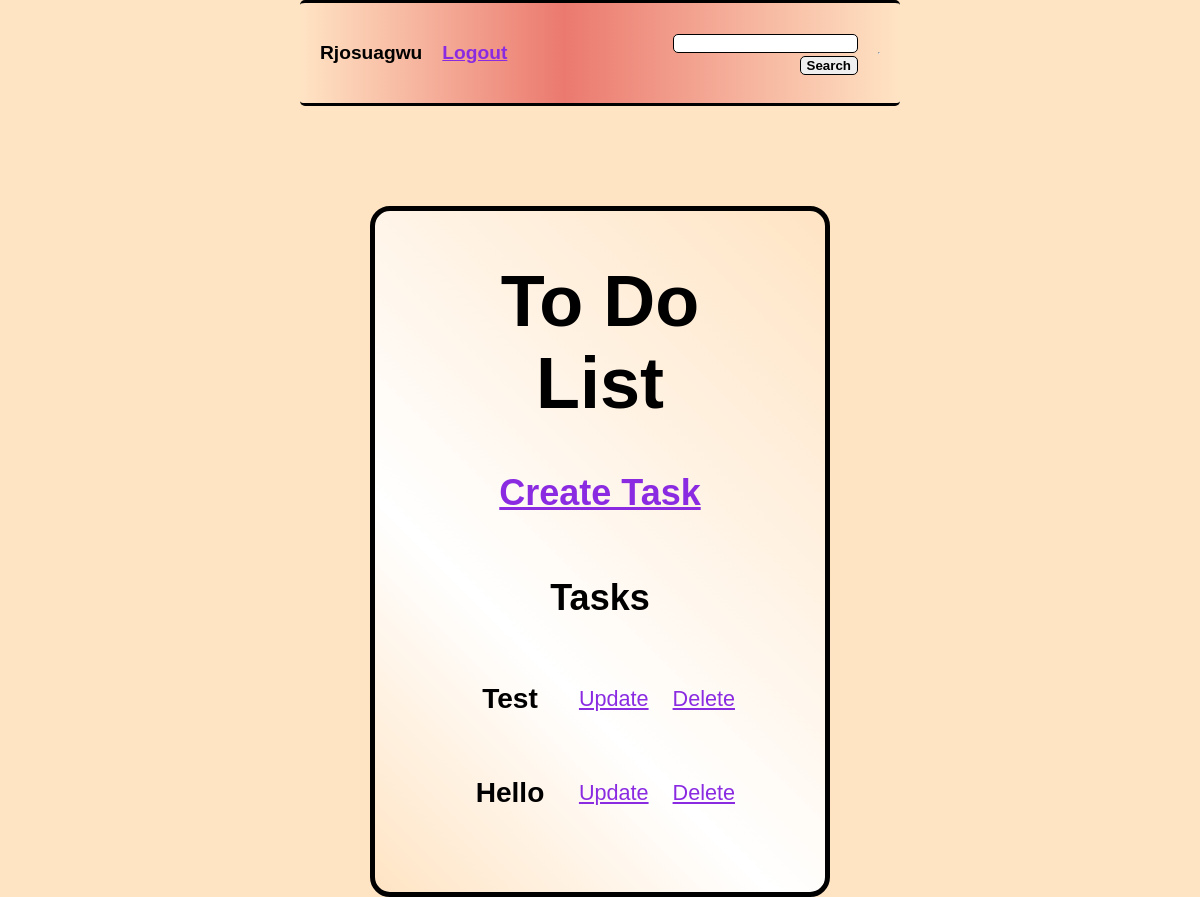
The app's page / (signed in), older data.
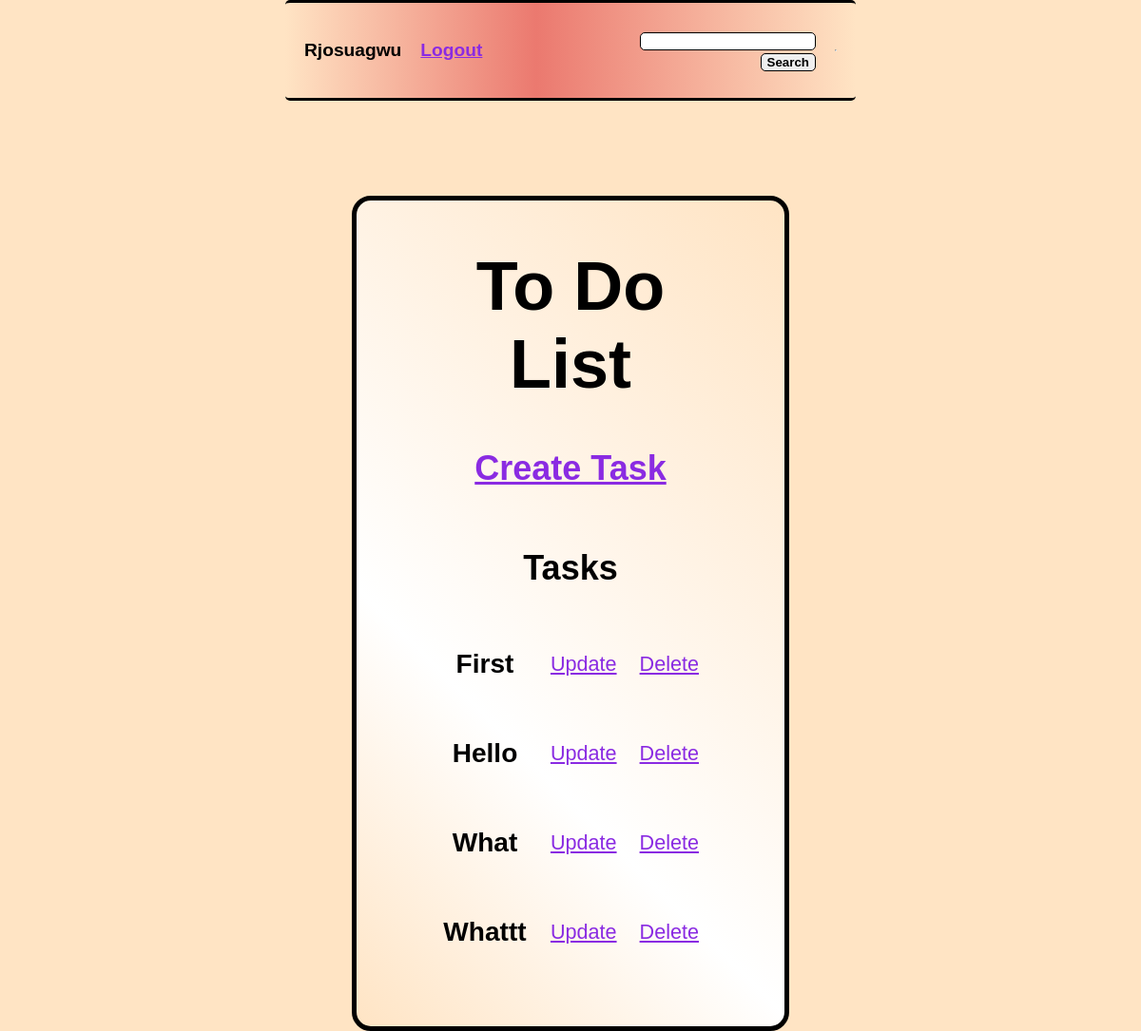
The same page, newer data.
### base/models.py (models this page shows, shortened)
class Task(models.Model):
    user = models.ForeignKey(User, on_delete=models.CASCADE, null=True, blank=True)
    title = models.CharField(max_length=150)
    description = models.TextField(null=True, blank=True)
    complete = models.BooleanField(default=False)
    created = models.DateTimeField(auto_now_add=True)
    """The following code is used to ensure readable text is outputted when an instance
    of the object is created, It allows the code to search for the "title" and use it"""
    class Meta:
        ordering = ['complete']

### base/views.py (the view)
# urls.py: path('',views.TaskList, name='tasks'),
@login_required
def TaskList(request):
    task = Task.objects.all().filter(user=request.user)
    search_input = request.GET.get('search-area') or ''
    if search_input:
        task = Task.objects.all().filter(user=request.user).filter(title__startswith=search_input)
    context = {
        "task":task,
        "search_input":search_input
    }
    return render(request,'base/tasks.html',context)

### base/templates/base/tasks.html (shortened to what this page needs)
{% load static %}
<!DOCTYPE html>
<html>
    <head>
        <link href="{% static 'base/face.css' %}" rel="stylesheet">
    </head>
    <body>
        <div class="header-bar">
        {% if request.user.is_authenticated %}
        <p id = username>{{request.user}}</p>
        <a id = "logout" href="{% url 'logout' %}">Logout</a>
        {% else %}
        <a id="logout" href="{% url 'login' %}">Login</a>
        <a id="logout" href="{% url 'register' %}">Register</a>
        {% endif %}
        <form id="search" method="GET">
            <input type="text" name="search-area" value="{{search_input}}">
            <input type="submit" value="Search">
        </form>
        <hr>
        </div>
            <div class="separate">
                <h1 id="Title">To Do List</h1>
            <a id="create"  href="{% url 'create' %}"><h2>Create Task</h2></a>
            <table>
                {% if task %}
                <tr>
                    <th colspan="3"><h2>Tasks</h2></th>
                </tr>
                {% for item in task %}
                <tr id="item">
                    <td id="task-item"><h3>{{item.title|title}}</h3></td>
                    <td id="task-detail" id="task-item"><a href="{% url 'update' item.id %}">Update</a></td>
                    <td id="task-detail" id="task-item"><a href ="{% url 'delete' item.id %}">Delete</a></td>
                </tr>
                {% endfor %}
                {% else %}
                <h3>No Items To Display</h3>
                {% endif %}
            </table>
            </div>
    </body>
</html>

### base/static/base/face.css (style rules this page uses)
body { background-color: bisque; max-width: 600px; font-family: 'Gill Sans', 'Gill Sans MT', Calibri, 'Trebuchet MS', sans-serif; margin: auto; }
tr a { margin-right: 10px; margin-left: 10px; }
.separate { width: 50%; margin: auto; padding-right: 75px; padding-left: 75px; padding-bottom: 50px; font-size: 150%; text-align: center; border: 5px solid black; border-radius: 20px 20px 20px 20px; background: linear-gradient(45deg, bisque 0%, rgb(255, 255, 255) 35%, bisque 100%);; margin-top: 100px; }
#item { display:block; align-items: center; }
#task-item { width: 150px; }
h1#Title { font-size: 300%; }
td#task-detail { font-size: 90%; }
a { color: blueviolet; }
form { text-align: right; }
.header-bar { display:flex; align-items: center; gap: 20px; justify-content: space-between; color: azure; padding: 20px; font-size: 120%; border-radius: 5px 5px 5px 5px; background: linear-gradient(90deg, bisque 0%, #EB796F 44%, bisque 100%);; border-top: 3px solid black; border-bottom: 3px solid black; }
#username { color: black; font-weight: bold; }
#search { margin-left: 105px; }
input[type="text"], input[type="submit"] { border: 1px solid black; border-radius: 5px; font-family: Arial, Helvetica, sans-serif; font-weight: bold; }
#logout { font-weight: bold; }
#create { display:block; }

Row changes from the older to the newer data that the page shows:
removed Task: title "Test"
added Task: title "First"
added Task: title "What"
added Task: title "Whattt"
